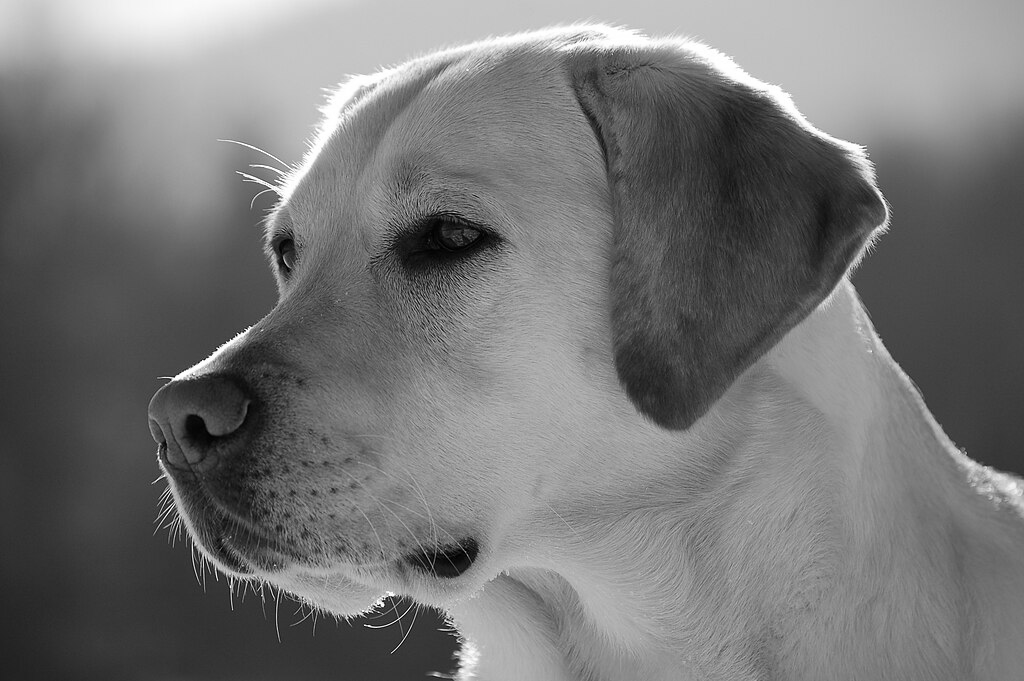
#> input picture MCA Sem 3/Advanced Lab/image.png, 1024 x 681 px, found by its file name
$ python extract_pixel_matrix.py
#> lines starting #> are read from the running program, lines starting #| are printed output that depends on the picture; after the words box and inside, x2 and y2 are one past the last pixel; in counts of white or black regions, pixels touching at a corner belong together
import cv2

def extract_bit_planes(image_path):
    # Read the image in grayscale mode
#> called with image_path = 'image.png'
    gray_image = cv2.imread(image_path, cv2.IMREAD_GRAYSCALE)
#> gray_image: shape (681, 1024); min 0, max 255, mean 117

    if gray_image is None:
        print("Error: Unable to load image.")
        return

    # Get the dimensions of the image
    height, width = gray_image.shape
#> height = 681; width = 1024
    print(f"Image dimensions: {width}x{height}")
#| Image dimensions: 1024x681

    # Create 8 matrices for each bit plane
    bit_planes = []
    for bit in range(8):
        # Extract the bit plane by bitwise AND and shifting
        bit_plane = (gray_image >> bit) & 1
        bit_planes.append(bit_plane)
#> this loop made 8 passes
#> pass 1, in extract_bit_planes, `bit_plane = (gray_image >> bit) & 1`:
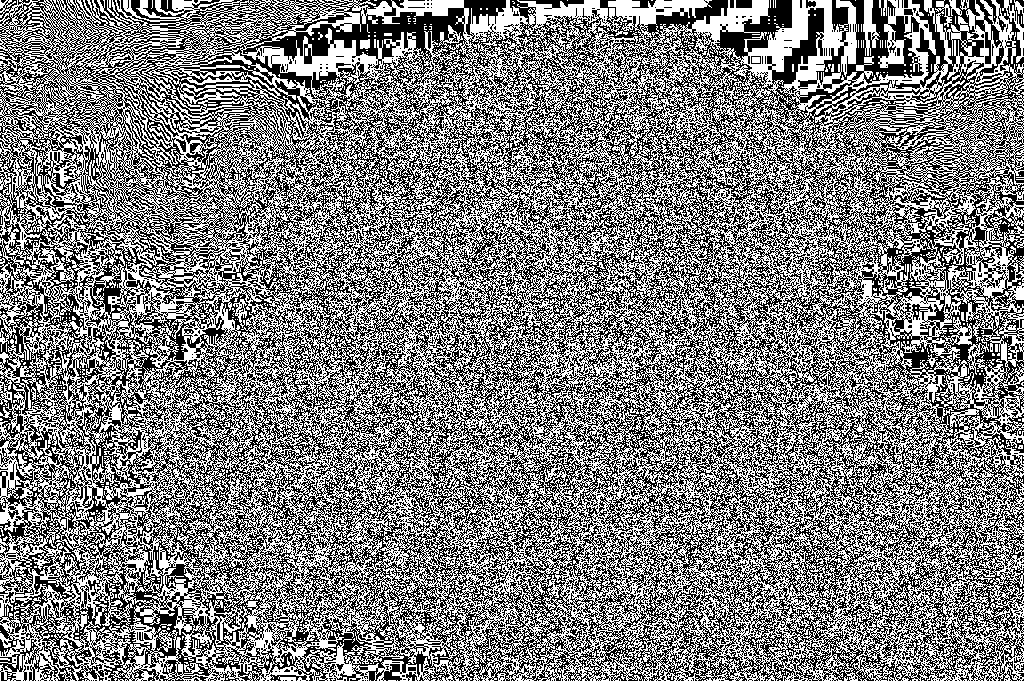
#> bit_plane: shape (681, 1024); values 0 (black) and 1 (white), 50% white in thin lines or dots
#> pass 2, in extract_bit_planes, `bit_plane = (gray_image >> bit) & 1`:
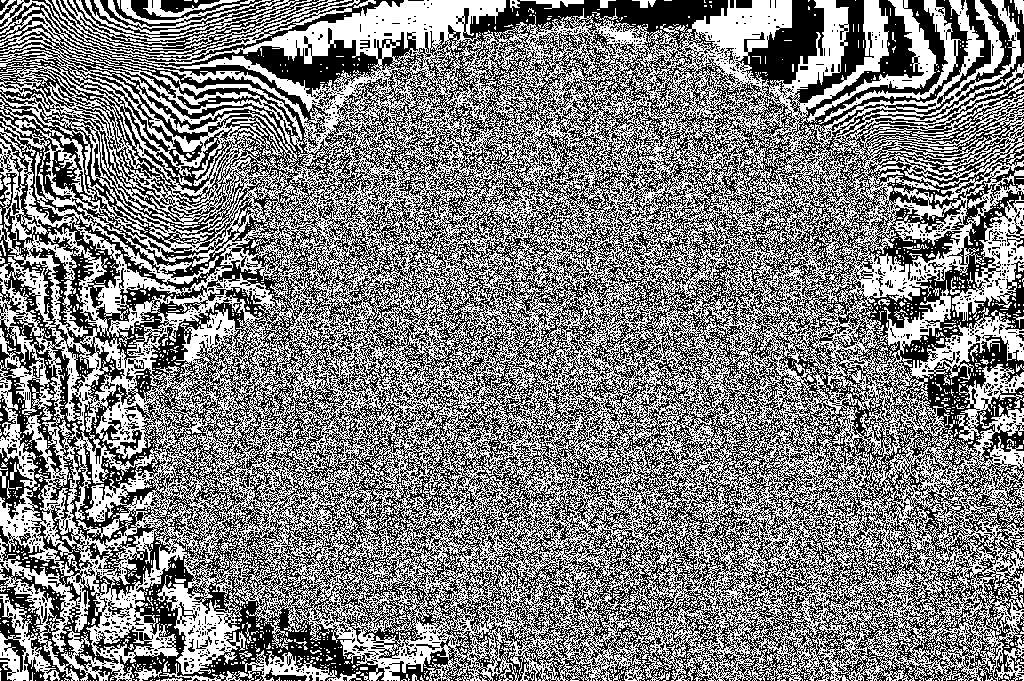
#> bit_plane: shape (681, 1024); values 0 (black) and 1 (white), 50.3% white; black in thin lines or dots
#> pass 3, in extract_bit_planes, `bit_plane = (gray_image >> bit) & 1`:
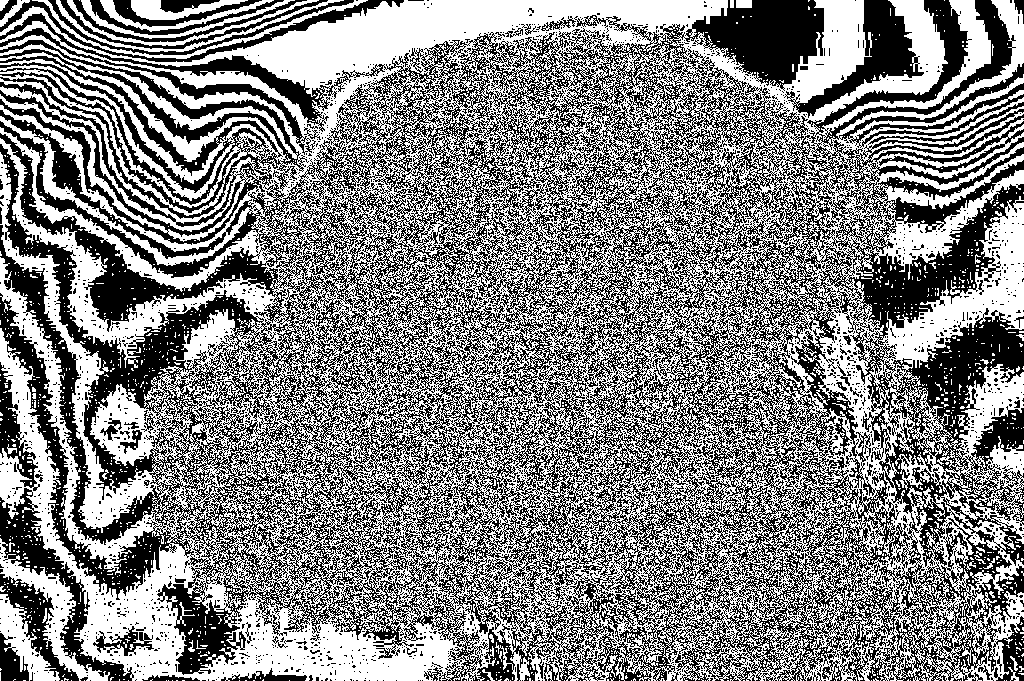
#> bit_plane: shape (681, 1024); values 0 (black) and 1 (white), 51.6% white; 2847 black regions (2765 under 20 px), largest, box (x1, y1, x2, y2) and area: (0, 0, 1024, 681) 301234, (0, 488, 134, 681) 4552, (784, 0, 924, 118) 4399
#> after the loop, bit_planes = 8 items

    return bit_planes

# Specify the path to the graymap image
image_path = "image.png"

# Extract bit planes
bit_planes = extract_bit_planes(image_path)
#> bit_planes = 8 items

if bit_planes:
    for i, plane in enumerate(bit_planes):
        print(f"Bit plane {i}:")
        print(plane)
